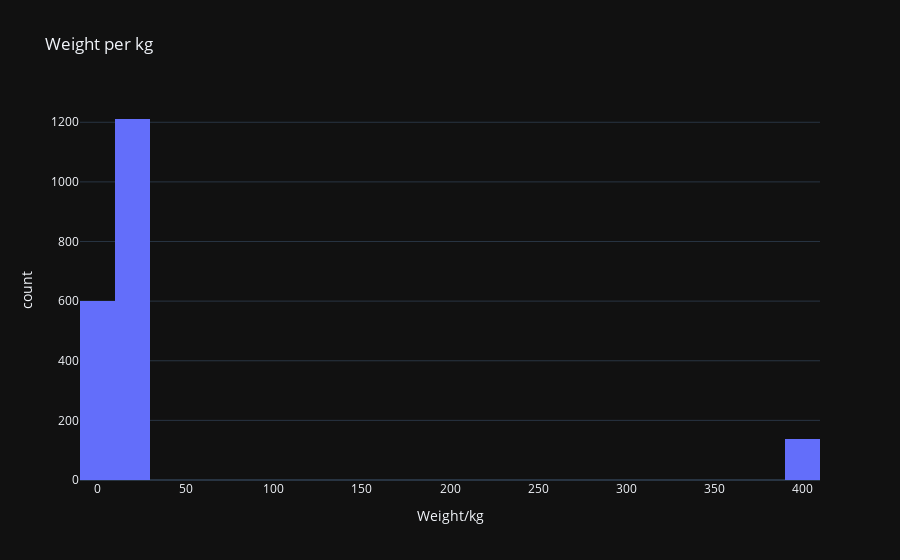

Notebook code cell kept with this figure:
### Code cell
fig = px.histogram(train, 
                   x = 'Weight_Kg', 
                   template = template, 
                   nbins = 30, 
                   title = 'Weight per kg', 
                   labels = {'Weight_Kg': 'Weight/kg'})
fig.show()

### Figure 1 — Plotly figure (JSON) as saved in the notebook; plotly's stock layout.template omitted (floating-point values rounded to 4 significant figures; data arrays with more than 128 entries replaced by an {"elided": "..."} marker saying what was removed)
{"data": [{"alignmentgroup": "True", "bingroup": "x", "hovertemplate": "Weight/kg=%{x}<br>count=%{y}<extra></extra>", "legendgroup": "", "marker": {"color": "#636efa"}, "name": "", "nbinsx": 30, "offsetgroup": "", "orientation": "v", "showlegend": false, "type": "histogram", "x": {"elided": "1952 float values"}, "xaxis": "x", "yaxis": "y"}], "layout": {"barmode": "relative", "legend": {"tracegroupgap": 0}, "title": {"text": "Weight per kg"}, "xaxis": {"anchor": "y", "domain": [0, 1], "title": {"text": "Weight/kg"}}, "yaxis": {"anchor": "x", "domain": [0, 1], "title": {"text": "count"}}}}
